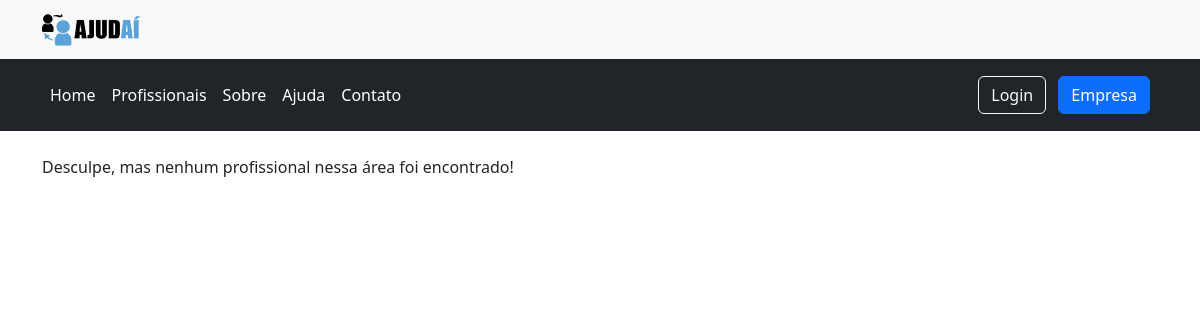
The app's page /results.php, older data.
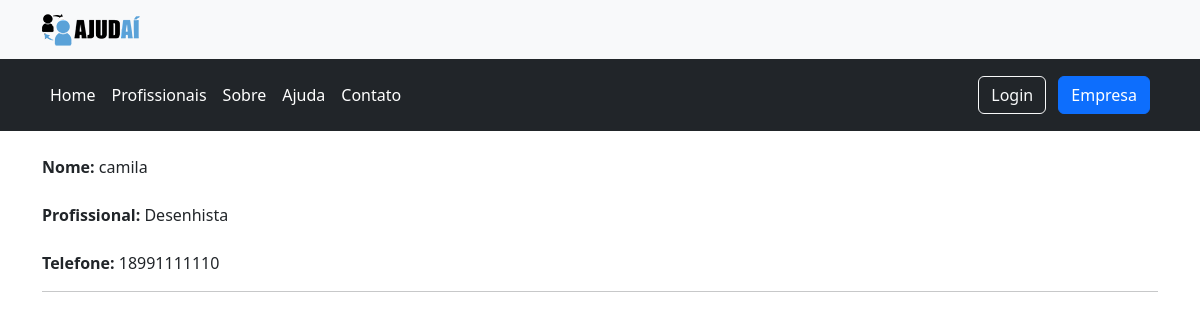
The same page, newer data.
### tables this page shows
CREATE TABLE `tb_user` (
  `id_user` int(11) NOT NULL,
  `nome` varchar(60) NOT NULL,
  `sobrenome` varchar(60) NOT NULL,
  `email` varchar(60) NOT NULL,
  `senha` varchar(20) NOT NULL,
  `capa` varchar(60) NOT NULL,
  `perfil` varchar(60) NOT NULL,
  `atividade` varchar(100) NOT NULL,
  `telefone` varchar(30) NOT NULL,
  `cep` int(11) NOT NULL,
  `estado` varchar(10) NOT NULL,
  `cidade` varchar(100) NOT NULL,
  `endereco` varchar(150) NOT NULL,
  `numero` varchar(5) NOT NULL,
  `bairro` varchar(150) NOT NULL,
  `semana` varchar(100) NOT NULL,
  `servico` varchar(200) NOT NULL,
  `inicio` varchar(20) NOT NULL,
  `fim` varchar(20) NOT NULL
);

### results.php (the view, shortened to what this page needs)
<?php
include "connect.php";
?>
<!DOCTYPE html>
<html lang="pt-br">
<head>
    <link rel="stylesheet" href="css/bootstrap.min.css">
<body>
    <section id="topo">
    <?php include "head/cabecalho.php"; ?>
    </section>
    <br>
<section class="container">
<?php
    $buscar=$_POST['buscar'];
    $sql = mysqli_query ($link, "SELECT * FROM tb_user WHERE atividade LIKE '%".$buscar."%' ");
    $row = mysqli_num_rows($sql);
    if($row > 0) {
        while($linha = mysqli_fetch_array($sql)){
            $nome = $linha['nome'];
            $atividade = $linha['atividade'];
            $telefone = $linha['telefone'];
            echo "<strong>Nome: </strong>" .@$nome;
            echo "<br/></br>";
            echo "<strong>Profissional: </strong>" .@$atividade;
            echo "<br/></br>";
            echo "<strong>Telefone: </strong>" .@$telefone;
            echo "<br/><hr/>";
        }
    }else{
        echo "Desculpe, mas nenhum profissional nessa área foi encontrado!";
    }
?>
</section>
</body>
</html>

Row changes from the older to the newer data that the page shows:
added tb_user: nome "camila", atividade "Desenhista", telefone "18991111110"
Text that changed along with them:
text no longer shown: "Desculpe, mas nenhum profissional nessa área foi encontrado!"
